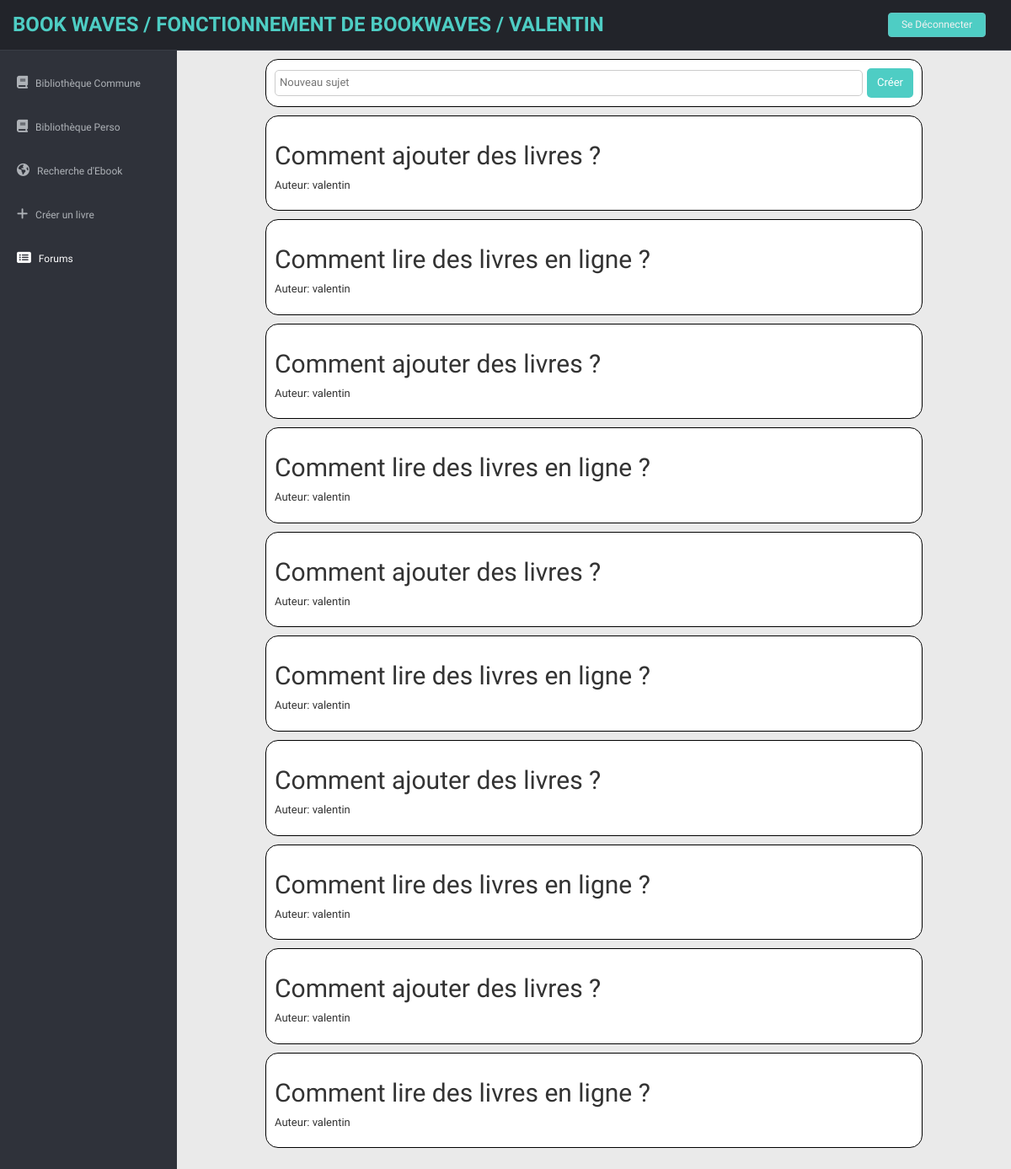
Screenshot of /pages_forum/sujets.php?idforum=1 (signed in) with the database file from the repository.
### tables this page shows
CREATE TABLE forum(
id INT NOT NULL AUTO_INCREMENT PRIMARY KEY,
nom VARCHAR(250),
description VARCHAR(250),
lienimage VARCHAR(250)
);

CREATE TABLE sujet(
id INT NOT NULL AUTO_INCREMENT PRIMARY KEY,
nom VARCHAR(250),
idforum INT,
idpersonne INT,
  date_dernier_message DATETIME,
FOREIGN KEY (idpersonne) REFERENCES users(id),
FOREIGN KEY (idforum) REFERENCES forum(id)
);

create table users(
    id INT NOT NULL PRIMARY KEY AUTO_INCREMENT,
    username VARCHAR(30),
    email VARCHAR(100),
    password VARCHAR(100),
    idprofil INT,
    urlpfp VARCHAR(250),
    FOREIGN KEY (idprofil) REFERENCES profil(id)
    );

### pages_forum/sujets.php (the view, shortened to what this page needs)
<?php
$servername = "localhost";
$username = "root";
$password = "";
$database = "Biblio";
$conn = new mysqli($servername, $username, $password, $database);
$idforum = $_GET['idforum'];
$nomForum = "";
$forumResult = $conn->query("SELECT nom FROM forum WHERE id = $idforum");
if ($forumResult && $forumResult->num_rows > 0) {
    $forumRow = $forumResult->fetch_assoc();
    $nomForum = $forumRow['nom'];
}
?>
<!DOCTYPE html>
<html lang="fr">
<head>
    <link href="../lib/bootstrap/css/bootstrap.min.css" rel="stylesheet">
    <link href="../lib/font-awesome/css/font-awesome.css" rel="stylesheet" />
    <link href="../css/style.css" rel="stylesheet">
    <link href="../css/style-responsive.css" rel="stylesheet">
</head>
<body>
    <section id="container">
        <header class="header black-bg">
            <a href="../index.php" class="logo"><b><span>BOOK WAVES /
                        <?php echo ($nomForum);
                        echo isset($_SESSION['username']) ? ' / ' . $_SESSION['username'] : ''; ?>
                    </span></b></a>
            <div class="top-menu">
                <ul class="nav pull-right top-menu">
                    <?php if (isset($_SESSION['username'])): ?>
                        <li><a class="logout"
                                href="../pages_cnx/logout.php?redirect=<?php echo urlencode($_SERVER['REQUEST_URI']); ?>">Se
                                Déconnecter</a></li>
                    <?php else: ?>
                        <li><a class="logout" href="../pages_cnx/login.php">Se Connecter</a></li>
                    <?php endif; ?>
                </ul>
            </div>
        </header>
        <aside>
            <div id="sidebar" class="nav-collapse">
                <ul class="sidebar-menu" id="nav-accordion">
                    <li class="sub-menu">
                        <a href="#" id="biblioCommuneLink" class="menu-link">
                            <i class="fa fa-book"></i>
                            <span>Bibliothèque Commune</span>
                        </a>
                    </li>
                    <li class="sub-menu">
                        <a href="#" id="biblioPersoLink" class="menu-link">
                            <i class="fa fa-book"></i>
                            <span>Bibliothèque Perso</span>
                        </a>
                    </li>
                    <li class="sub-menu">
                        <a href="../pages_autres/livresRecherche.php">
                            <i class="fa fa-globe"></i>
                            <span>Recherche d'Ebook</span>
                        </a>
                    </li>
                    <li class="sub-menu">
                        <a href="../pages-autres/creationEbook.php">
                        <i class="fa-solid fa-plus"></i>
                        <span>Créer un livre</span>
                        </a>
                    </li>
                    <li class="sub-menu">
                        <a href="../pages_forum/forum.php" class="active">
                            <i class="fa fa-rectangle-list"></i>
                            <span>Forums</span>
                        </a>
                    </li>
                </ul>
            </div>
        </aside>
        <section id="main-content">
            <section class="wrapper">
                <div class="forum">
                    <ul class="sujet-list">
                        <?php
                        $result = $conn->query("SELECT sujet.id, sujet.nom AS titre, sujet.idpersonne, sujet.idforum, users.username AS nom_auteur, sujet.date_dernier_message
                        FROM sujet
                        JOIN users ON sujet.idpersonne = users.id
                        WHERE sujet.idforum = $idforum");
                        if ($result->num_rows > 0) {
                            if ($_SESSION["idprofil"] != 4) {
                                while ($row = $result->fetch_assoc()) {
                                    echo "<li class='sujet'>";
                                    echo "<a href='messages.php?idsujet=" . $row['id'] . "'>";
                                    echo "<h2>" . $row['titre'] . "</h2>";
                                    echo "<p>Auteur: " . $row['nom_auteur'] . "</p>";
                                    echo "</a>";
                                    echo "</li>";
                                }
                            } else {
                                echo "<li class='sujet'>";
                                echo "<form action='traitementAjoutSujet.php' method='post'>";
                                echo "<input type='text' name='nouveauSujet' placeholder='Nouveau sujet' required>";
                                echo "<button type='submit'>Créer</button>";
                                echo "</form>";
                                echo "</li>";
                                while ($row = $result->fetch_assoc()) {
                                    echo "<li class='sujet'>";
                                    echo "<a href='messages.php?idsujet=" . $row['id'] . "'>";
                                    echo "<h2>" . $row['titre'] . "</h2>";
                                    echo "<p>Auteur: " . $row['nom_auteur'] . "</p>";
                                    echo "</a>";
                                    echo "</li>";
                                }
                            }
                        }
                        ?>
                    </ul>
                </div>
            </section>
        </section>
</body>
</html>

### css/style.css (style rules this page uses)
body { color: #797979; background: #eaeaea; font-family: "Ruda", sans-serif; padding: 0px !important; margin: 0px !important; font-size: 13px; }
ul li { list-style: none; }
a, a:hover, a:focus { text-decoration: none; outline: none; }
#container { width: 100%; height: 100%; }
ul.top-menu > li > .logout { color: #f2f2f2; font-size: 12px; border-radius: 4px; -webkit-border-radius: 4px; border: 1px solid #64c3c2 !important; padding: 5px 15px; margin-right: 15px; background: #4ecdc4; }
#sidebar { width: 210px; height: 100%; position: fixed; background: #2f323a; }
#sidebar ul li { position: relative; }
ul.sidebar-menu, ul.sidebar-menu li ul.sub { margin: -2px 0 0; padding: 0; }
ul.sidebar-menu { margin-top: 75px; }
ul.sidebar-menu li { margin-bottom: 5px; margin-left: 10px; margin-right: 10px; }
ul.sidebar-menu li.sub-menu { line-height: 15px; }
ul.sidebar-menu li a span { display: inline-block; }
ul.sidebar-menu li a { color: #aeb2b7; text-decoration: none; display: block; padding: 15px 0 15px 10px; font-size: 12px; outline: none; -webkit-transition: all 0.3s ease; -moz-transition: all 0.3s ease; -o-transition: all 0.3s ease; -ms-transition: all 0.3s ease; transition: all 0.3s ease; }
ul.sidebar-menu li a.active { color: #fff; display: block; -webkit-transition: all 0.3s ease; -moz-transition: all 0.3s ease; -o-transition: all 0.3s ease; -ms-transition: all 0.3s ease; transition: all 0.3s ease; }
ul.sidebar-menu li a i { font-size: 15px; padding-right: 6px; }
ul.sidebar-menu li a.active i { color: #fff; }
#main-content { margin-left: 210px; }
.header, .footer { min-height: 60px; padding: 0 15px; }
.header { position: fixed; left: 0; right: 0; z-index: 1002; display: flex; justify-content: space-between; align-items: center; }
.black-bg { background: #22242a; border-bottom: 1px solid #393d46; }
.wrapper { display: inline-block; margin-top: 60px; padding-left: 15px; padding-right: 15px; padding-bottom: 15px; padding-top: 0px; width: 100%; }
a.logo { font-size: 24px; color: #f2f2f2; float: left; text-transform: uppercase; }
a.logo b { font-weight: 900; }
a.logo span { color: #4ecdc4; }
#top_menu .nav > li, ul.top-menu > li { float: left; }
ul.top-menu > li > a { color: #666666; font-size: 16px; border-radius: 4px; -webkit-border-radius: 4px; border: 1px solid #666666 !important; padding: 2px 6px; margin-right: 15px; }
.forum { max-width: 800px; margin: auto; }
.sujet-list { list-style-type: none; padding: 0; }
.sujet { border: 1px solid black; margin: 10px; padding: 10px; display: flex; background-color: white; border-radius: 15px; }
.sujet a { text-decoration: none; color: #333; }
.sujet form { flex: 1; display: flex; align-items: center; }
.sujet form input[type="text"] { flex: 1; padding: 5px; border: 1px solid #ccc; border-radius: 5px; margin-right: 5px; }
.sujet form button { padding: 8px 12px; background-color: #4ecdc4; color: white; border: none; border-radius: 5px; cursor: pointer; }

### rows the page displays
forum: nom "FONCTIONNEMENT DE BOOKWAVES"
sujet: nom "Comment ajouter des livres ?", idpersonne.username "valentin"
sujet: nom "Comment lire des livres en ligne ?", idpersonne.username "valentin"
sujet: nom "Comment ajouter des livres ?", idpersonne.username "valentin"
sujet: nom "Comment lire des livres en ligne ?", idpersonne.username "valentin"
sujet: nom "Comment ajouter des livres ?", idpersonne.username "valentin"
sujet: nom "Comment lire des livres en ligne ?", idpersonne.username "valentin"
sujet: nom "Comment ajouter des livres ?", idpersonne.username "valentin"
sujet: nom "Comment lire des livres en ligne ?", idpersonne.username "valentin"
sujet: nom "Comment ajouter des livres ?", idpersonne.username "valentin"
sujet: nom "Comment lire des livres en ligne ?", idpersonne.username "valentin"

### other values shown
$_SESSION['username'] "VALENTIN"
